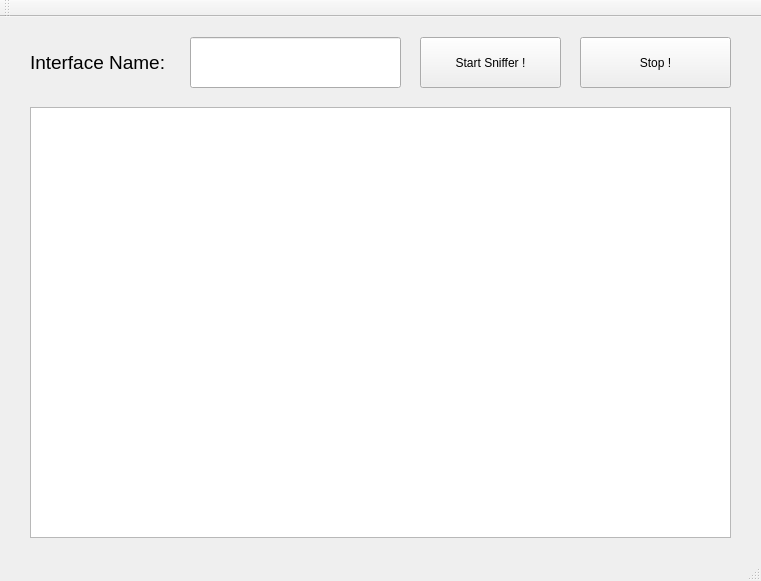
<?xml version="1.0" encoding="UTF-8"?>
<ui version="4.0">
 <class>MainWindow</class>
 <widget class="QMainWindow" name="MainWindow">
  <property name="geometry">
   <rect>
    <x>0</x>
    <y>0</y>
    <width>761</width>
    <height>581</height>
   </rect>
  </property>
  <property name="windowTitle">
   <string>MainWindow</string>
  </property>
  <widget class="QWidget" name="centralWidget">
   <widget class="QLabel" name="interfaceLabel">
    <property name="geometry">
     <rect>
      <x>30</x>
      <y>20</y>
      <width>151</width>
      <height>51</height>
     </rect>
    </property>
    <property name="font">
     <font>
      <pointsize>14</pointsize>
     </font>
    </property>
    <property name="text">
     <string>Interface Name:</string>
    </property>
   </widget>
   <widget class="QLineEdit" name="interfaceEdit">
    <property name="geometry">
     <rect>
      <x>190</x>
      <y>20</y>
      <width>211</width>
      <height>51</height>
     </rect>
    </property>
    <property name="font">
     <font>
      <pointsize>20</pointsize>
     </font>
    </property>
    <property name="text">
     <string/>
    </property>
   </widget>
   <widget class="QPushButton" name="startButton">
    <property name="geometry">
     <rect>
      <x>420</x>
      <y>20</y>
      <width>141</width>
      <height>51</height>
     </rect>
    </property>
    <property name="text">
     <string>Start Sniffer !</string>
    </property>
   </widget>
   <widget class="QPlainTextEdit" name="log">
    <property name="geometry">
     <rect>
      <x>30</x>
      <y>90</y>
      <width>701</width>
      <height>431</height>
     </rect>
    </property>
   </widget>
   <widget class="QPushButton" name="stopButton">
    <property name="geometry">
     <rect>
      <x>580</x>
      <y>20</y>
      <width>151</width>
      <height>51</height>
     </rect>
    </property>
    <property name="text">
     <string>Stop !</string>
    </property>
   </widget>
  </widget>
  <widget class="QMenuBar" name="menuBar">
   <property name="geometry">
    <rect>
     <x>0</x>
     <y>0</y>
     <width>761</width>
     <height>28</height>
    </rect>
   </property>
  </widget>
  <widget class="QToolBar" name="mainToolBar">
   <attribute name="toolBarArea">
    <enum>TopToolBarArea</enum>
   </attribute>
   <attribute name="toolBarBreak">
    <bool>false</bool>
   </attribute>
  </widget>
  <widget class="QStatusBar" name="statusBar"/>
 </widget>
 <layoutdefault spacing="6" margin="11"/>
 <resources/>
 <connections/>
</ui>
